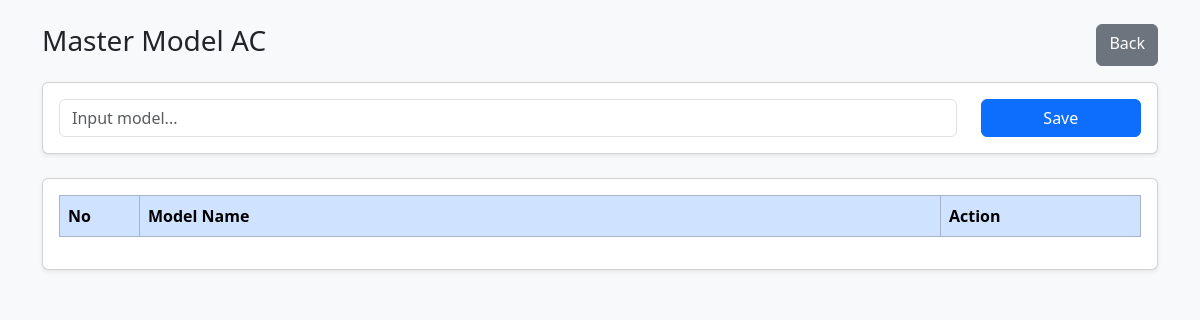
Page /page/leader/model/index.php (signed in) on the earlier database version.
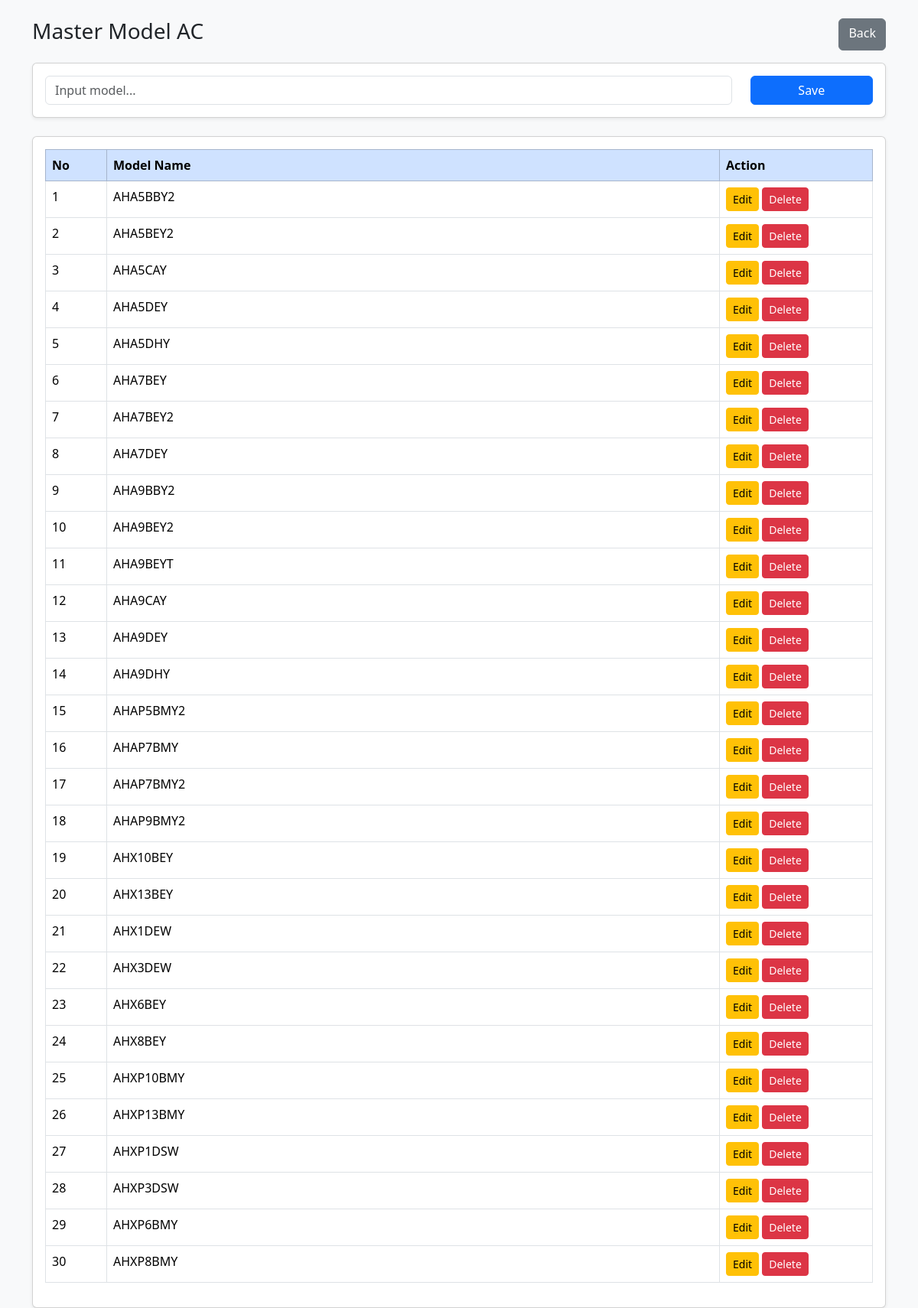
Same page on the later database version.
### tables this page shows
CREATE TABLE `model_master` (
  `model_id` int(11) NOT NULL,
  `model_name` varchar(100) NOT NULL,
  `area` enum('IDU','ODU') NOT NULL,
  `created_at` datetime DEFAULT current_timestamp()
);

### page/leader/model/index.php (the view, shortened to what this page needs)
<?php
require '../../../conn.php';
$table = "model_master";
$field = "model_name";
$area = $_SESSION['area'];
$data = mysqli_query(
    $conn,
    "SELECT * FROM $table WHERE area='$area'
     ORDER BY model_name ASC"
);
?>
<!doctype html>
<html lang="en">
<head>
    <link href="https://cdn.jsdelivr.net/npm/bootstrap@5.3.3/dist/css/bootstrap.min.css" rel="stylesheet">
</head>
<body class="bg-light">
    <div class="container mt-4">
        <div class="d-flex justify-content-between mb-3">
            <h3>Master Model AC</h3>
            <a href="../index.php" class="btn btn-secondary">
                Back
            </a>
        </div>
        <div class="card shadow-sm mb-4">
            <div class="card-body">
                <form method="POST" autocomplete="off">
                    <div class="row">
                        <div class="col-md-10">
                            <input type="text"
                                name="name"
                                class="form-control"
                                placeholder="Input model..."
                                required>
                        </div>
                        <div class="col-md-2 d-grid">
                            <button type="submit"
                                name="btn_save"
                                class="btn btn-primary">
                                Save
                            </button>
                        </div>
                    </div>
                </form>
            </div>
        </div>
        <div class="card shadow-sm">
            <div class="card-body table-responsive">
                <table class="table table-bordered">
                    <thead class="table-primary">
                        <tr>
                            <th width="80">No</th>
                            <th>Model Name</th>
                            <th width="200">Action</th>
                        </tr>
                    </thead>
                    <tbody>
                        <?php
                        $no = 1;
                        while ($row = mysqli_fetch_assoc($data)) :
                        ?>
                            <tr>
                                <td><?= $no++; ?></td>
                                <td><?= $row[$field]; ?></td>
                                <td>
                                    <button class="btn btn-warning btn-sm"
                                        data-bs-toggle="modal"
                                        data-bs-target="#edit<?= $row['model_id']; ?>">
                                        Edit
                                    </button>
                                    <a href="?delete=<?= $row['model_id']; ?>"
                                        class="btn btn-danger btn-sm"
                                        onclick="return confirm('Hapus data?')">
                                        Delete
                                    </a>
                                </td>
                            </tr>
                        <?php endwhile; ?>
                    </tbody>
                </table>
            </div>
        </div>
    </div>
</body>
</html>

Differences in the rows shown:
added model_master: model_name "AHA5BBY2"
added model_master: model_name "AHA5BEY2"
added model_master: model_name "AHA5CAY"
added model_master: model_name "AHA5DEY"
added model_master: model_name "AHA5DHY"
added model_master: model_name "AHA7BEY"
added model_master: model_name "AHA7BEY2"
added model_master: model_name "AHA7DEY"
added model_master: model_name "AHA9BBY2"
added model_master: model_name "AHA9BEY2"
added model_master: model_name "AHA9BEYT"
added model_master: model_name "AHA9CAY"
added model_master: model_name "AHA9DEY"
added model_master: model_name "AHA9DHY"
added model_master: model_name "AHAP5BMY2"
added model_master: model_name "AHAP7BMY"
added model_master: model_name "AHAP7BMY2"
added model_master: model_name "AHAP9BMY2"
added model_master: model_name "AHX10BEY"
added model_master: model_name "AHX13BEY"
added model_master: model_name "AHX1DEW"
added model_master: model_name "AHX3DEW"
added model_master: model_name "AHX6BEY"
added model_master: model_name "AHX8BEY"
added model_master: model_name "AHXP10BMY"
added model_master: model_name "AHXP13BMY"
added model_master: model_name "AHXP1DSW"
added model_master: model_name "AHXP3DSW"
added model_master: model_name "AHXP6BMY"
added model_master: model_name "AHXP8BMY"
